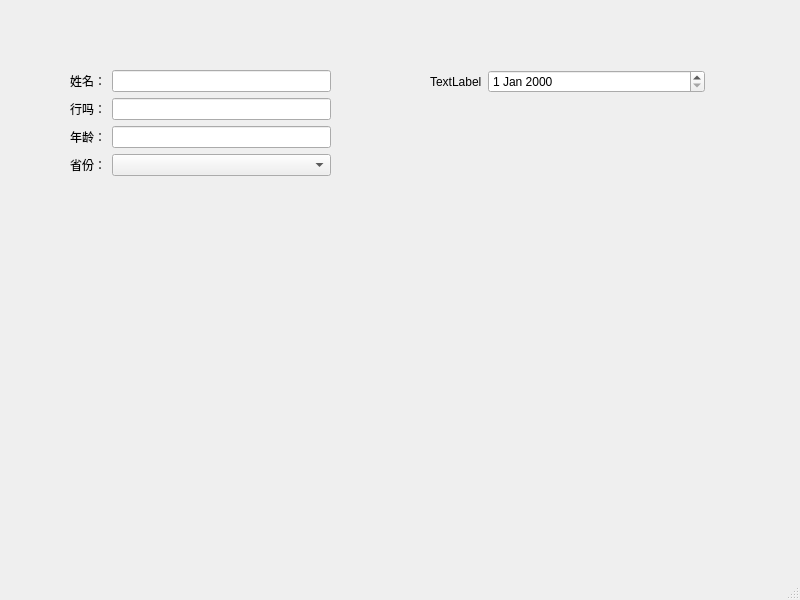
<?xml version="1.0" encoding="UTF-8"?>
<ui version="4.0">
 <class>MainWindow</class>
 <widget class="QMainWindow" name="MainWindow">
  <property name="geometry">
   <rect>
    <x>0</x>
    <y>0</y>
    <width>800</width>
    <height>600</height>
   </rect>
  </property>
  <property name="windowTitle">
   <string>MainWindow</string>
  </property>
  <widget class="QWidget" name="centralwidget">
   <widget class="QWidget" name="formLayoutWidget">
    <property name="geometry">
     <rect>
      <x>430</x>
      <y>70</y>
      <width>275</width>
      <height>80</height>
     </rect>
    </property>
    <layout class="QFormLayout" name="formLayout_2">
     <item row="0" column="0">
      <widget class="QLabel" name="label_5">
       <property name="text">
        <string>TextLabel</string>
       </property>
      </widget>
     </item>
     <item row="0" column="1">
      <widget class="QDateEdit" name="dateEdit"/>
     </item>
    </layout>
   </widget>
   <widget class="QWidget" name="">
    <property name="geometry">
     <rect>
      <x>70</x>
      <y>70</y>
      <width>261</width>
      <height>121</height>
     </rect>
    </property>
    <layout class="QFormLayout" name="formLayout">
     <item row="0" column="1">
      <widget class="QLineEdit" name="lineEdit"/>
     </item>
     <item row="1" column="0">
      <widget class="QLabel" name="label_2">
       <property name="text">
        <string>行吗：</string>
       </property>
      </widget>
     </item>
     <item row="1" column="1">
      <widget class="QLineEdit" name="lineEdit_2"/>
     </item>
     <item row="2" column="0">
      <widget class="QLabel" name="label_3">
       <property name="text">
        <string>年龄：</string>
       </property>
      </widget>
     </item>
     <item row="2" column="1">
      <widget class="QLineEdit" name="lineEdit_3"/>
     </item>
     <item row="3" column="0">
      <widget class="QLabel" name="label_4">
       <property name="text">
        <string>省份：</string>
       </property>
      </widget>
     </item>
     <item row="0" column="0">
      <widget class="QLabel" name="label">
       <property name="text">
        <string>姓名：</string>
       </property>
      </widget>
     </item>
     <item row="3" column="1">
      <widget class="QComboBox" name="comboBox"/>
     </item>
    </layout>
   </widget>
   <zorder>label</zorder>
   <zorder>label_2</zorder>
   <zorder>label_3</zorder>
   <zorder>label_4</zorder>
   <zorder>lineEdit</zorder>
   <zorder>lineEdit_2</zorder>
   <zorder>lineEdit_3</zorder>
   <zorder>lineEdit_4</zorder>
   <zorder>lineEdit_2</zorder>
   <zorder>formLayoutWidget</zorder>
  </widget>
  <widget class="QMenuBar" name="menubar">
   <property name="geometry">
    <rect>
     <x>0</x>
     <y>0</y>
     <width>800</width>
     <height>23</height>
    </rect>
   </property>
  </widget>
  <widget class="QStatusBar" name="statusbar"/>
 </widget>
 <resources/>
 <connections/>
</ui>
